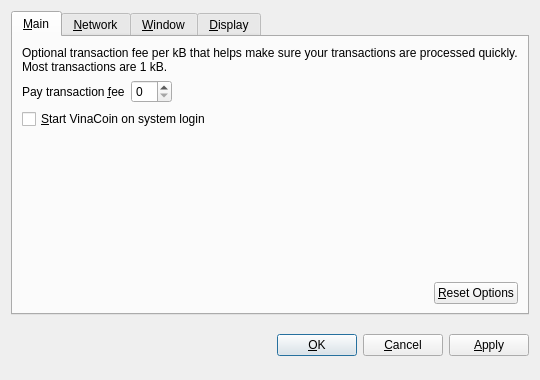
<?xml version="1.0" encoding="UTF-8"?>
<ui version="4.0">
 <class>OptionsDialog</class>
 <widget class="QDialog" name="OptionsDialog">
  <property name="geometry">
   <rect>
    <x>0</x>
    <y>0</y>
    <width>540</width>
    <height>380</height>
   </rect>
  </property>
  <property name="windowTitle">
   <string>Options</string>
  </property>
  <property name="modal">
   <bool>true</bool>
  </property>
  <layout class="QVBoxLayout" name="verticalLayout">
   <item>
    <widget class="QTabWidget" name="tabWidget">
     <property name="tabPosition">
      <enum>QTabWidget::North</enum>
     </property>
     <property name="currentIndex">
      <number>0</number>
     </property>
     <widget class="QWidget" name="tabMain">
      <attribute name="title">
       <string>&amp;Main</string>
      </attribute>
      <layout class="QVBoxLayout" name="verticalLayout_Main">
       <item>
        <widget class="QLabel" name="transactionFeeInfoLabel">
         <property name="text">
          <string>Optional transaction fee per kB that helps make sure your transactions are processed quickly. Most transactions are 1 kB.</string>
         </property>
         <property name="textFormat">
          <enum>Qt::PlainText</enum>
         </property>
         <property name="wordWrap">
          <bool>true</bool>
         </property>
        </widget>
       </item>
       <item>
        <layout class="QHBoxLayout" name="horizontalLayout_1_Main">
         <item>
          <widget class="QLabel" name="transactionFeeLabel">
           <property name="text">
            <string>Pay transaction &amp;fee</string>
           </property>
           <property name="textFormat">
            <enum>Qt::PlainText</enum>
           </property>
           <property name="buddy">
            <cstring>transactionFee</cstring>
           </property>
          </widget>
         </item>
         <item>
          <widget class="BitcoinAmountField" name="transactionFee"/>
         </item>
         <item>
          <spacer name="horizontalSpacer_1_Main">
           <property name="orientation">
            <enum>Qt::Horizontal</enum>
           </property>
           <property name="sizeHint" stdset="0">
            <size>
             <width>40</width>
             <height>20</height>
            </size>
           </property>
          </spacer>
         </item>
        </layout>
       </item>
       <item>
        <widget class="QCheckBox" name="bitcoinAtStartup">
         <property name="toolTip">
          <string>Automatically start VinaCoin after logging in to the system.</string>
         </property>
         <property name="text">
          <string>&amp;Start VinaCoin on system login</string>
         </property>
        </widget>
       </item>
       <item>
        <spacer name="verticalSpacer_Main">
         <property name="orientation">
          <enum>Qt::Vertical</enum>
         </property>
         <property name="sizeHint" stdset="0">
          <size>
           <width>20</width>
           <height>40</height>
          </size>
         </property>
        </spacer>
       </item>
       <item>
        <layout class="QHBoxLayout" name="horizontalLayout_2_Main">
         <item>
          <spacer name="horizontalSpacer_2_Main">
           <property name="orientation">
            <enum>Qt::Horizontal</enum>
           </property>
           <property name="sizeHint" stdset="0">
            <size>
             <width>40</width>
             <height>20</height>
            </size>
           </property>
          </spacer>
         </item>
         <item>
          <widget class="QPushButton" name="resetButton">
           <property name="toolTip">
            <string>Reset all client options to default.</string>
           </property>
           <property name="text">
            <string>&amp;Reset Options</string>
           </property>
           <property name="autoDefault">
            <bool>false</bool>
           </property>
          </widget>
         </item>
        </layout>
       </item>
      </layout>
     </widget>
     <widget class="QWidget" name="tabNetwork">
      <attribute name="title">
       <string>&amp;Network</string>
      </attribute>
      <layout class="QVBoxLayout" name="verticalLayout_Network">
       <item>
        <widget class="QCheckBox" name="mapPortUpnp">
         <property name="toolTip">
          <string>Automatically open the VinaCoin client port on the router. This only works when your router supports UPnP and it is enabled.</string>
         </property>
         <property name="text">
          <string>Map port using &amp;UPnP</string>
         </property>
        </widget>
       </item>
       <item>
        <widget class="QCheckBox" name="connectSocks">
         <property name="toolTip">
          <string>Connect to the VinaCoin network through a SOCKS proxy (e.g. when connecting through Tor).</string>
         </property>
         <property name="text">
          <string>&amp;Connect through SOCKS proxy:</string>
         </property>
        </widget>
       </item>
       <item>
        <layout class="QHBoxLayout" name="horizontalLayout_Network">
         <item>
          <widget class="QLabel" name="proxyIpLabel">
           <property name="text">
            <string>Proxy &amp;IP:</string>
           </property>
           <property name="textFormat">
            <enum>Qt::PlainText</enum>
           </property>
           <property name="buddy">
            <cstring>proxyIp</cstring>
           </property>
          </widget>
         </item>
         <item>
          <widget class="QValidatedLineEdit" name="proxyIp">
           <property name="maximumSize">
            <size>
             <width>140</width>
             <height>16777215</height>
            </size>
           </property>
           <property name="toolTip">
            <string>IP address of the proxy (e.g. 127.0.0.1)</string>
           </property>
          </widget>
         </item>
         <item>
          <widget class="QLabel" name="proxyPortLabel">
           <property name="text">
            <string>&amp;Port:</string>
           </property>
           <property name="textFormat">
            <enum>Qt::PlainText</enum>
           </property>
           <property name="buddy">
            <cstring>proxyPort</cstring>
           </property>
          </widget>
         </item>
         <item>
          <widget class="QLineEdit" name="proxyPort">
           <property name="maximumSize">
            <size>
             <width>55</width>
             <height>16777215</height>
            </size>
           </property>
           <property name="toolTip">
            <string>Port of the proxy (e.g. 9050)</string>
           </property>
          </widget>
         </item>
         <item>
          <widget class="QLabel" name="socksVersionLabel">
           <property name="text">
            <string>SOCKS &amp;Version:</string>
           </property>
           <property name="textFormat">
            <enum>Qt::PlainText</enum>
           </property>
           <property name="buddy">
            <cstring>socksVersion</cstring>
           </property>
          </widget>
         </item>
         <item>
          <widget class="QValueComboBox" name="socksVersion">
           <property name="toolTip">
            <string>SOCKS version of the proxy (e.g. 5)</string>
           </property>
          </widget>
         </item>
         <item>
          <spacer name="horizontalSpacer_Network">
           <property name="orientation">
            <enum>Qt::Horizontal</enum>
           </property>
           <property name="sizeHint" stdset="0">
            <size>
             <width>40</width>
             <height>20</height>
            </size>
           </property>
          </spacer>
         </item>
        </layout>
       </item>
       <item>
        <spacer name="verticalSpacer_Network">
         <property name="orientation">
          <enum>Qt::Vertical</enum>
         </property>
         <property name="sizeHint" stdset="0">
          <size>
           <width>20</width>
           <height>40</height>
          </size>
         </property>
        </spacer>
       </item>
      </layout>
     </widget>
     <widget class="QWidget" name="tabWindow">
      <attribute name="title">
       <string>&amp;Window</string>
      </attribute>
      <layout class="QVBoxLayout" name="verticalLayout_Window">
       <item>
        <widget class="QCheckBox" name="minimizeToTray">
         <property name="toolTip">
          <string>Show only a tray icon after minimizing the window.</string>
         </property>
         <property name="text">
          <string>&amp;Minimize to the tray instead of the taskbar</string>
         </property>
        </widget>
       </item>
       <item>
        <widget class="QCheckBox" name="minimizeOnClose">
         <property name="toolTip">
          <string>Minimize instead of exit the application when the window is closed. When this option is enabled, the application will be closed only after selecting Quit in the menu.</string>
         </property>
         <property name="text">
          <string>M&amp;inimize on close</string>
         </property>
        </widget>
       </item>
       <item>
        <spacer name="verticalSpacer_Window">
         <property name="orientation">
          <enum>Qt::Vertical</enum>
         </property>
         <property name="sizeHint" stdset="0">
          <size>
           <width>20</width>
           <height>40</height>
          </size>
         </property>
        </spacer>
       </item>
      </layout>
     </widget>
     <widget class="QWidget" name="tabDisplay">
      <attribute name="title">
       <string>&amp;Display</string>
      </attribute>
      <layout class="QVBoxLayout" name="verticalLayout_Display">
       <item>
        <layout class="QHBoxLayout" name="horizontalLayout_1_Display">
         <item>
          <widget class="QLabel" name="langLabel">
           <property name="text">
            <string>User Interface &amp;language:</string>
           </property>
           <property name="textFormat">
            <enum>Qt::PlainText</enum>
           </property>
           <property name="buddy">
            <cstring>lang</cstring>
           </property>
          </widget>
         </item>
         <item>
          <widget class="QValueComboBox" name="lang">
           <property name="toolTip">
            <string>The user interface language can be set here. This setting will take effect after restarting VinaCoin.</string>
           </property>
          </widget>
         </item>
        </layout>
       </item>
       <item>
        <layout class="QHBoxLayout" name="horizontalLayout_2_Display">
         <item>
          <widget class="QLabel" name="unitLabel">
           <property name="text">
            <string>&amp;Unit to show amounts in:</string>
           </property>
           <property name="textFormat">
            <enum>Qt::PlainText</enum>
           </property>
           <property name="buddy">
            <cstring>unit</cstring>
           </property>
          </widget>
         </item>
         <item>
          <widget class="QValueComboBox" name="unit">
           <property name="toolTip">
            <string>Choose the default subdivision unit to show in the interface and when sending coins.</string>
           </property>
          </widget>
         </item>
        </layout>
       </item>
       <item>
        <widget class="QCheckBox" name="displayAddresses">
         <property name="toolTip">
          <string>Whether to show VinaCoin addresses in the transaction list or not.</string>
         </property>
         <property name="text">
          <string>&amp;Display addresses in transaction list</string>
         </property>
        </widget>
       </item>
       <item>
        <spacer name="verticalSpacer_Display">
         <property name="orientation">
          <enum>Qt::Vertical</enum>
         </property>
         <property name="sizeHint" stdset="0">
          <size>
           <width>20</width>
           <height>40</height>
          </size>
         </property>
        </spacer>
       </item>
      </layout>
     </widget>
    </widget>
   </item>
   <item>
    <layout class="QHBoxLayout" name="horizontalLayout_Buttons">
     <item>
      <spacer name="horizontalSpacer_1">
       <property name="orientation">
        <enum>Qt::Horizontal</enum>
       </property>
       <property name="sizeHint" stdset="0">
        <size>
         <width>40</width>
         <height>48</height>
        </size>
       </property>
      </spacer>
     </item>
     <item>
      <widget class="QLabel" name="statusLabel">
       <property name="font">
        <font>
         <weight>75</weight>
         <bold>true</bold>
        </font>
       </property>
       <property name="text">
        <string/>
       </property>
       <property name="textFormat">
        <enum>Qt::PlainText</enum>
       </property>
       <property name="wordWrap">
        <bool>true</bool>
       </property>
      </widget>
     </item>
     <item>
      <spacer name="horizontalSpacer_2">
       <property name="orientation">
        <enum>Qt::Horizontal</enum>
       </property>
       <property name="sizeHint" stdset="0">
        <size>
         <width>40</width>
         <height>48</height>
        </size>
       </property>
      </spacer>
     </item>
     <item>
      <widget class="QPushButton" name="okButton">
       <property name="text">
        <string>&amp;OK</string>
       </property>
      </widget>
     </item>
     <item>
      <widget class="QPushButton" name="cancelButton">
       <property name="text">
        <string>&amp;Cancel</string>
       </property>
       <property name="autoDefault">
        <bool>false</bool>
       </property>
      </widget>
     </item>
     <item>
      <widget class="QPushButton" name="applyButton">
       <property name="text">
        <string>&amp;Apply</string>
       </property>
       <property name="autoDefault">
        <bool>false</bool>
       </property>
      </widget>
     </item>
    </layout>
   </item>
  </layout>
 </widget>
 <customwidgets>
  <customwidget>
   <class>BitcoinAmountField</class>
   <extends>QSpinBox</extends>
   <header>bitcoinamountfield.h</header>
  </customwidget>
  <customwidget>
   <class>QValueComboBox</class>
   <extends>QComboBox</extends>
   <header>qvaluecombobox.h</header>
  </customwidget>
  <customwidget>
   <class>QValidatedLineEdit</class>
   <extends>QLineEdit</extends>
   <header>qvalidatedlineedit.h</header>
  </customwidget>
 </customwidgets>
 <resources/>
 <connections/>
</ui>
